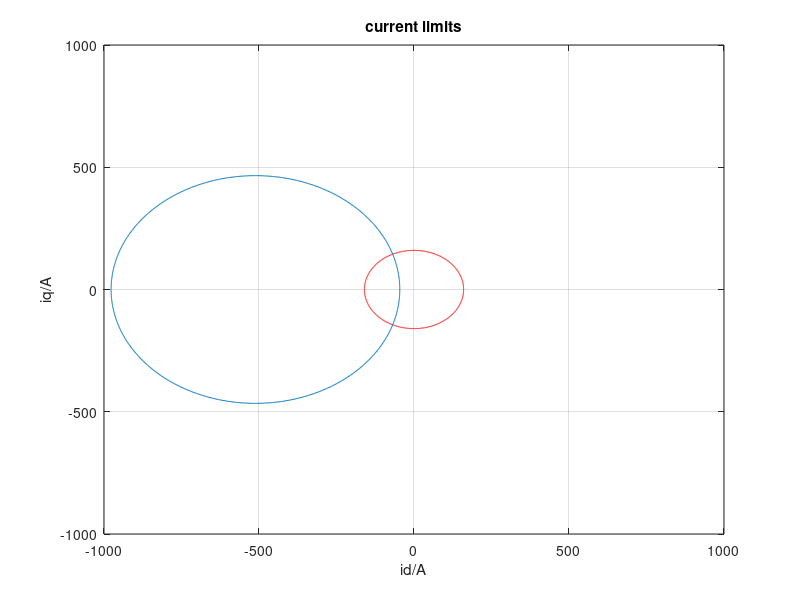

Reproduce this figure in MATLAB.
%---------------------------------------------------
%  plot voltage and current limits in i_dq plane
%---------------------------------------------------


%% inverter and motor limits
U_dc = 24; % DC link voltage in V
I_max = 160; % maximum currents in A
U_max = U_dc/sqrt(3); % maximum voltage in V


%% motor parameter fr. Kibo
Pp = 1;                                  % Polpaarzahl
Ls = 17.05e-6/3;                         % Induktivitaet
Rs = 10e-3*(1+0.0039*(120-20))/3;        % Wicklungswiderstand
Ts = Ls/Rs;                              % elektr. Zeitkonstante
Psi_p = 5.3e-3/sqrt(3)*0.95;            % Rotorflussverkettung

%% draw current limits
theta = 0:2*pi/1000:2*pi;
x_i = I_max*cos(theta);
y_i = I_max*sin(theta);
plot(x_i, y_i, 'r');
title('current limits');
xlabel('id/A');
ylabel('iq/A');
grid on;

%% draw voltage limits
n = 50000; % motor ratational speed in 1/min
omega_e = Pp*2*pi*n/60; % motor electric speed in rad/s
R_u = U_max/Ls/omega_e;
x_u = R_u*cos(theta)-Psi_p/Ls;
y_u = R_u*sin(theta);
hold on;
xlim([-1000 1000]);
ylim([-1000 1000]);
plot(x_u, y_u);